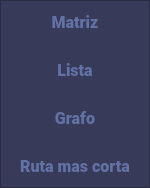
           <widget class="QFrame" name="frame_sidebar">
            <property name="minimumSize">
             <size>
              <width>150</width>
              <height>0</height>
             </size>
            </property>
            <property name="maximumSize">
             <size>
              <width>150</width>
              <height>16777215</height>
             </size>
            </property>
            <property name="styleSheet">
             <string notr="true">QFrame {
	background-color: rgb(56, 58, 89);
}

QPushButton{
	background-color: rgb(56, 58, 89);
	color: rgb(98, 114, 164);
	border: none;
}

QPushButton:hover{
	background-color: rgb(254, 121, 199);
	color: rgb(255, 255, 255);
	border-radius: 10px;
}
</string>
            </property>
            <property name="frameShape">
             <enum>QFrame::StyledPanel</enum>
            </property>
            <property name="frameShadow">
             <enum>QFrame::Raised</enum>
            </property>
            <layout class="QVBoxLayout" name="verticalLayout_3">
             <property name="leftMargin">
              <number>5</number>
             </property>
             <property name="topMargin">
              <number>0</number>
             </property>
             <property name="rightMargin">
              <number>5</number>
             </property>
             <property name="bottomMargin">
              <number>0</number>
             </property>
             <item>
              <widget class="QPushButton" name="matrix_btn">
               <property name="minimumSize">
                <size>
                 <width>0</width>
                 <height>42</height>
                </size>
               </property>
               <property name="font">
                <font>
                 <family>Roboto Black</family>
                 <pointsize>12</pointsize>
                 <weight>75</weight>
                 <bold>true</bold>
                </font>
               </property>
               <property name="cursor">
                <cursorShape>PointingHandCursor</cursorShape>
               </property>
               <property name="text">
                <string>Matriz</string>
               </property>
               <property name="flat">
                <bool>false</bool>
               </property>
              </widget>
             </item>
             <item>
              <widget class="QPushButton" name="list_btn">
               <property name="minimumSize">
                <size>
                 <width>0</width>
                 <height>42</height>
                </size>
               </property>
               <property name="font">
                <font>
                 <family>Roboto Black</family>
                 <pointsize>12</pointsize>
                 <weight>75</weight>
                 <bold>true</bold>
                </font>
               </property>
               <property name="cursor">
                <cursorShape>PointingHandCursor</cursorShape>
               </property>
               <property name="text">
                <string>Lista</string>
               </property>
              </widget>
             </item>
             <item>
              <widget class="QPushButton" name="graph_btn">
               <property name="minimumSize">
                <size>
                 <width>0</width>
                 <height>42</height>
                </size>
               </property>
               <property name="font">
                <font>
                 <family>Roboto Black</family>
                 <pointsize>12</pointsize>
                 <weight>75</weight>
                 <bold>true</bold>
                </font>
               </property>
               <property name="cursor">
                <cursorShape>PointingHandCursor</cursorShape>
               </property>
               <property name="text">
                <string>Grafo</string>
               </property>
              </widget>
             </item>
             <item>
              <widget class="QPushButton" name="route_btn">
               <property name="minimumSize">
                <size>
                 <width>0</width>
                 <height>42</height>
                </size>
               </property>
               <property name="font">
                <font>
                 <family>Roboto Black</family>
                 <pointsize>12</pointsize>
                 <weight>75</weight>
                 <bold>true</bold>
                </font>
               </property>
               <property name="cursor">
                <cursorShape>PointingHandCursor</cursorShape>
               </property>
               <property name="text">
                <string>Ruta mas corta</string>
               </property>
              </widget>
             </item>
            </layout>
           </widget>
